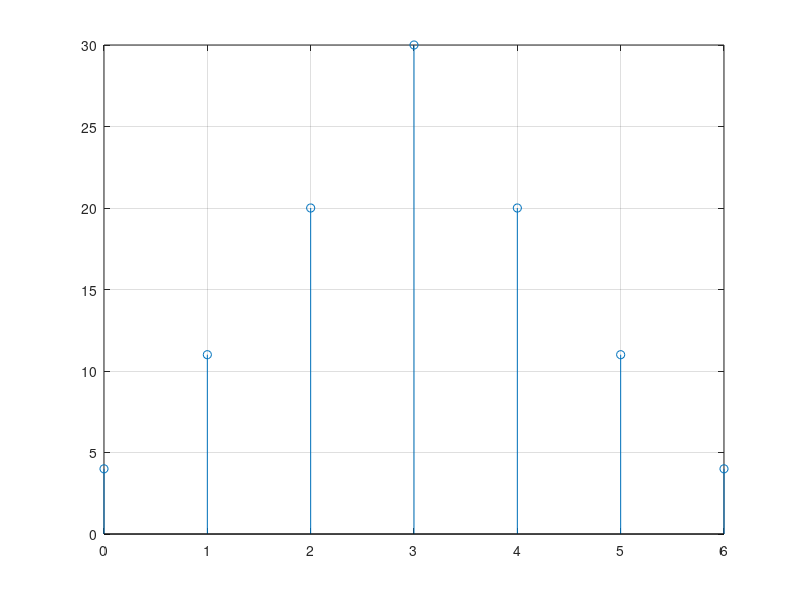

Write the MATLAB code that produced this figure.
clc;close all;clear all;

x = [1 2 3 4];
%h = [];
h = fliplr(x);

xln = length(x);
hln = length(h);

X = [x,zeros(1,hln)];
H = [h, zeros(1,xln)];
N = xln+hln - 1;


for i=1:N
  Y(i) = 0;
  for j=1:xln
    if(i-j+1>0)
      Y(i) = Y(i) + X(j)*H(i-j+1);
    endif
  end
end
%xlow = input('Enter low of x : ');
%hlow = input('Enter low of h : ');
xlow =0;
hlow = 0;
nlow = xlow + hlow;

nhigh = (xlow + xln-1) + (hlow + hln-1);

t = nlow:nhigh;

stem(t,Y);
grid on;
